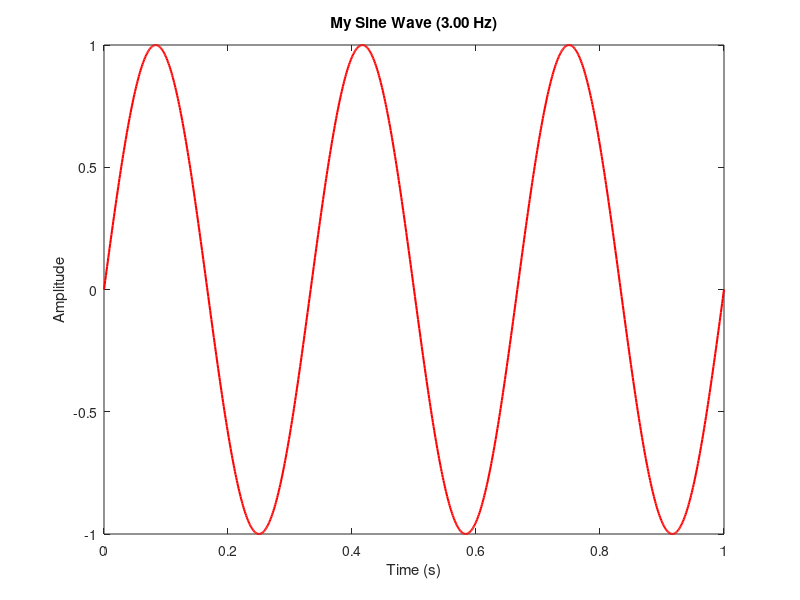

MATLAB code for this plot:
frequency = 3; % Change frequency in Hz
t = linspace(0, 1, 1000);
plot(t, sin(2*pi*frequency*t), 'LineWidth', 1.5, 'Color','r');
xlabel('Time (s)');
ylabel('Amplitude');
title(sprintf('My Sine Wave (%.2f Hz)', frequency));
